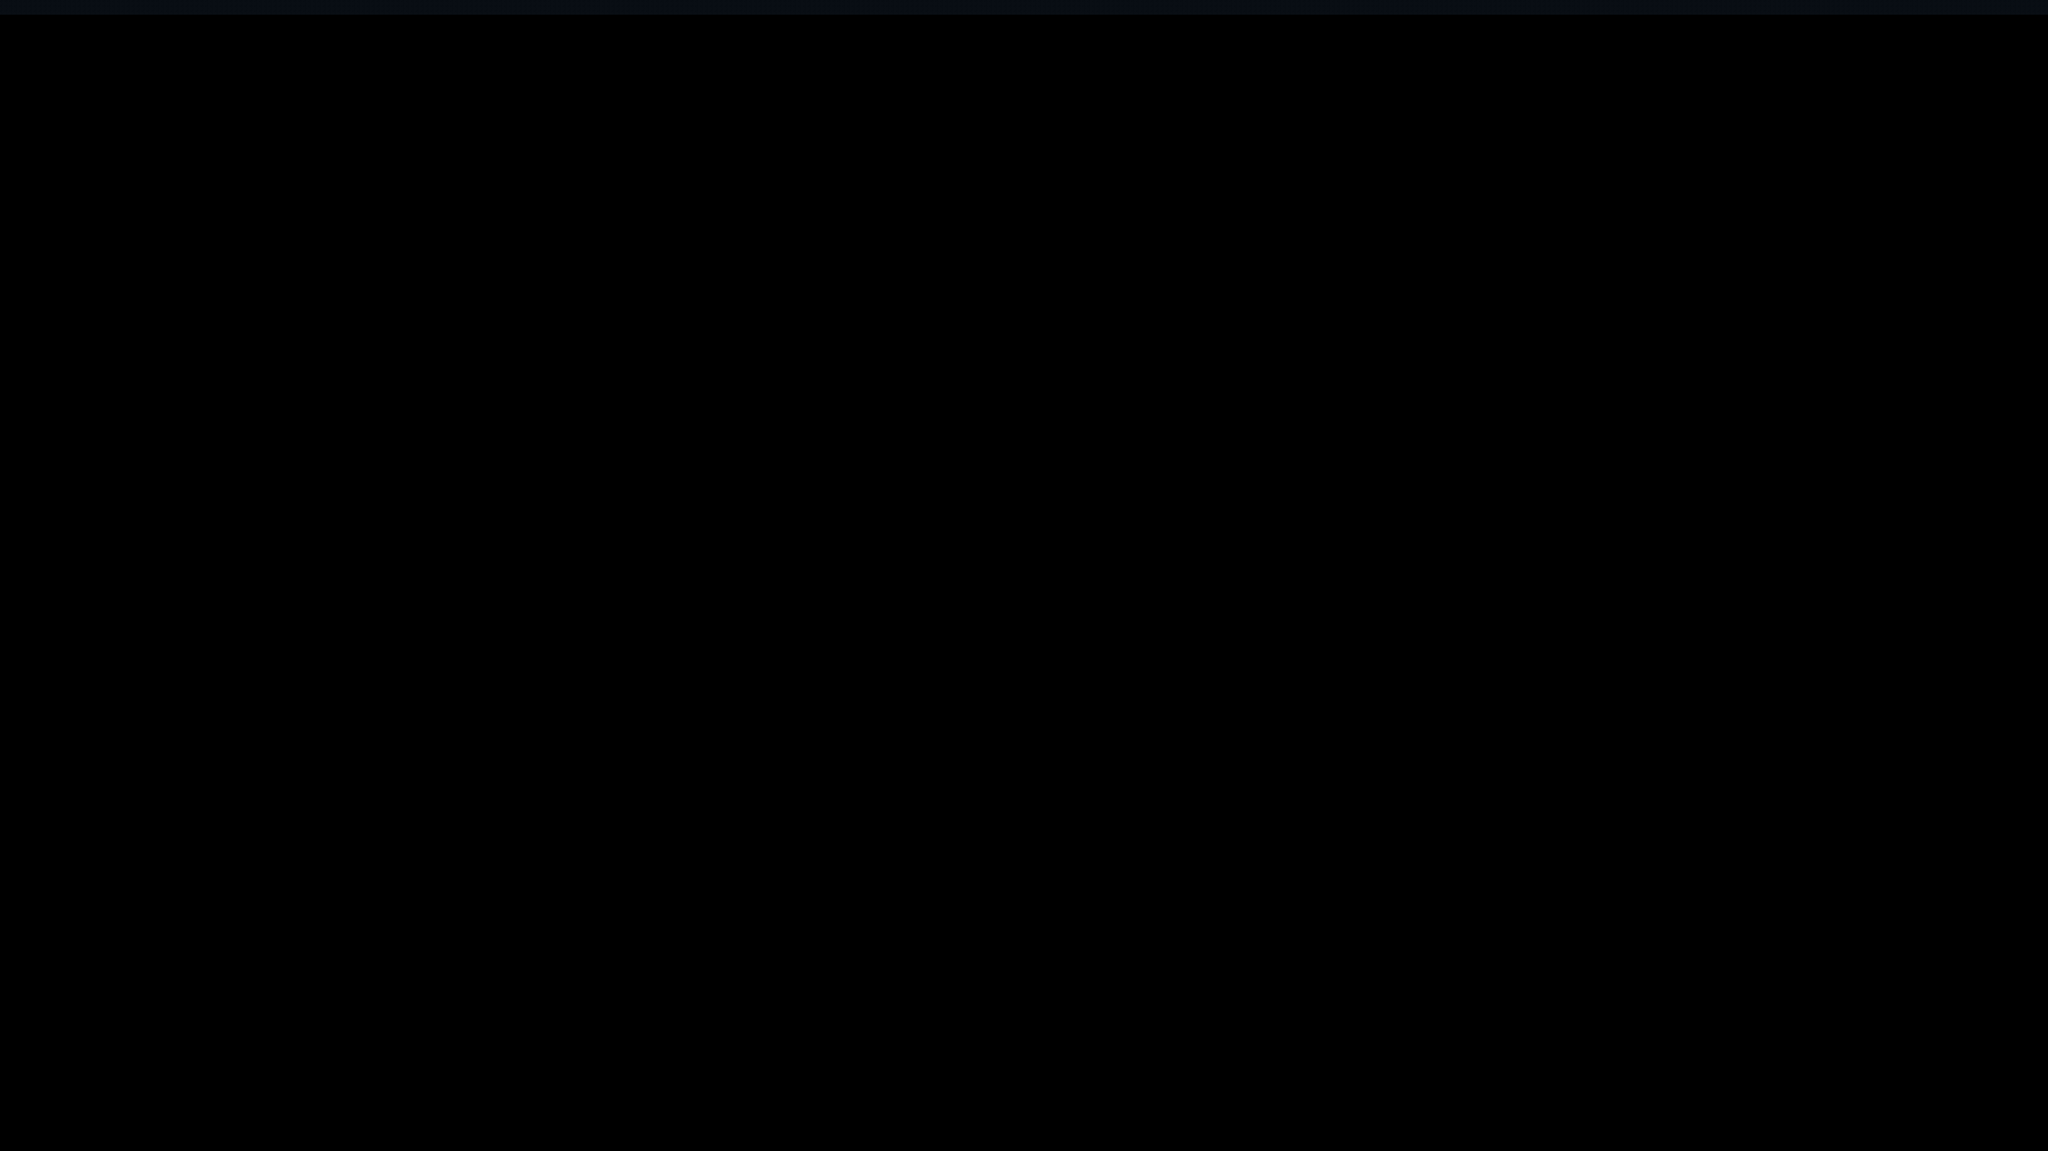

Tiled map render using the project's own tile images. Description and the map definition, with tile-layer contents summarised, below:
An orthogonal 418x235 tile map with 16x16 px tiles, 2 tile layers (ground, collision).

<map version="1.10" tiledversion="1.10.2" orientation="orthogonal" renderorder="right-down" width="418" height="235" tilewidth="16" tileheight="16" infinite="0" nextlayerid="3" nextobjectid="1">
 <tileset firstgid="1" name="hunt-vale-do-fim" tilewidth="16" tileheight="16" tilecount="1" columns="1">
  <image source="hunt-vale-do-fim.png" width="6688" height="3764" />
 </tileset>
 <layer id="1" name="ground" width="418" height="235">
  <data>[98230 cells, 0 non-empty, 0 distinct tile ids]</data>
 </layer>
 <layer id="2" name="collision" width="418" height="235">
  <data>[98230 cells, 1254 non-empty, 1 distinct tile ids]</data>
 </layer>
</map>
